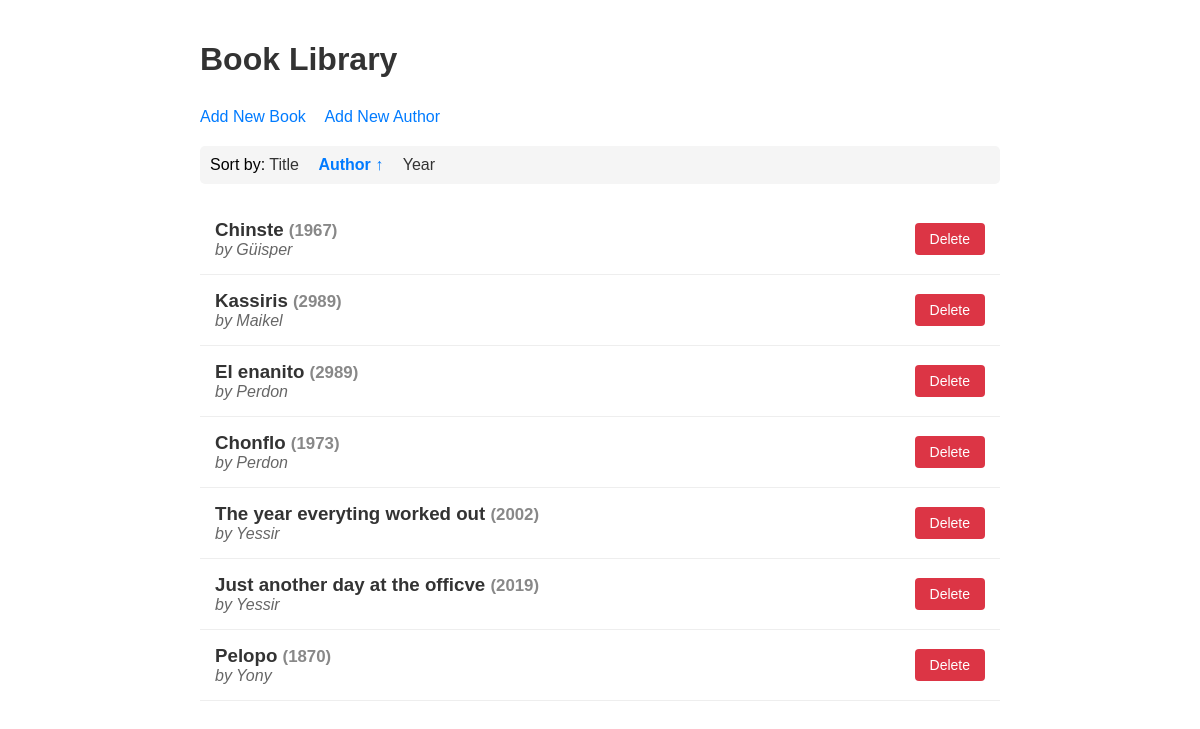
Page /?sort_by=author&order=asc on the committed database.
### data_models.py (models this page shows, shortened)
class Book(db.Model):
    id = db.Column(db.Integer, primary_key=True)
    title = db.Column(db.String(100), nullable=False)
    publication_year = db.Column(db.Integer, nullable=False)
    author_id = db.Column(db.Integer, db.ForeignKey('author.id'), nullable=False)

class Author(db.Model):
    id = db.Column(db.Integer, primary_key=True)
    name = db.Column(db.String(100), nullable=False)
    birth_date = db.Column(db.Date, nullable=False)
    date_of_death = db.Column(db.Date, nullable=True)
    books = db.relationship('Book', backref='author', lazy=True)

### app.py (the view, shortened to what this page needs)
@app.route('/', methods=['GET'])
def homepage():
    sort_by = request.args.get('sort_by', 'title')  # default sort by title
    order = request.args.get('order', 'asc')  # default ascending order
    print('Author.name.desc()->', Author.name.desc())
    if sort_by == 'author':
        if order == 'desc':
            books = Book.query.join(Author).order_by(Author.name.desc()).all()
        else:
            books = Book.query.join(Author).order_by(Author.name.asc()).all()
    return render_template('home.html', books=books, sort_by=sort_by, order=order)

### templates/home.html (shortened to what this page needs)
<!DOCTYPE html>
<html lang="en">
  <head>
    <link
      rel="stylesheet"
      href="{{ url_for('static', filename='styles.css') }}"
    />
  </head>
  <body>
    <h1>Book Library</h1>
    <div class="add-links">
      <a href="{{ url_for('add_book') }}">Add New Book</a>
      <a href="{{ url_for('add_author') }}">Add New Author</a>
    </div>
    <div class="sort-options">
      Sort by:
      <a
        href="{{ url_for('homepage', sort_by='title', order='asc' if sort_by != 'title' or order == 'desc' else 'desc') }}"
        class="sort-link {{ 'active' if sort_by == 'title' }}"
      >
        Title {{ '↓' if sort_by == 'title' and order == 'desc' else '↑' if
      </a>
      <a
        href="{{ url_for('homepage', sort_by='author', order='asc' if sort_by != 'author' or order == 'desc' else 'desc') }}"
        class="sort-link {{ 'active' if sort_by == 'author' }}"
      >
        Author {{ '↓' if sort_by == 'author' and order == 'desc' else '↑' if
        sort_by == 'author' and order == 'asc' else '' }}
      </a>
      <a
        href="{{ url_for('homepage', sort_by='publication_year', order='asc' if sort_by != 'publication_year' or order == 'desc' else 'desc') }}"
        class="sort-link {{ 'active' if sort_by == 'publication_year' }}"
      >
        Year {{ '↓' if sort_by == 'publication_year' and order == 'desc' else
      </a>
    </div>
    {% for book in books %}
    <div class="book-item">
      <div class="book-info">
        <h3 class="book-title">
          {{ book.title }}
          <span class="publication-year">({{ book.publication_year }})</span>
        </h3>
        <div class="author-name">by {{ book.author.name }}</div>
      </div>
      <form
        action="{{ url_for('delete_book', book_id=book.id) }}"
        method="POST"
        style="display: inline"
      >
        <button
          type="submit"
          class="delete-button"
          onclick="return confirm('Are you sure you want to delete this book?')"
        >
          Delete
        </button>
      </form>
    </div>
    {% endfor %}
  </body>
</html>

### static/styles.css (style rules this page uses)
body { font-family: Arial, sans-serif; max-width: 800px; margin: 0 auto; padding: 20px; }
h1 { color: #333; margin-bottom: 30px; }
.sort-options { margin: 20px 0; padding: 10px; background-color: #f5f5f5; border-radius: 5px; }
.sort-link { text-decoration: none; color: #333; margin-right: 15px; }
.sort-link.active { font-weight: bold; color: #007bff; }
.add-links { margin: 20px 0; }
.add-links a { text-decoration: none; color: #007bff; margin-right: 15px; }
.book-item { padding: 15px; border-bottom: 1px solid #eee; display: flex; justify-content: space-between; align-items: center; }
.book-info { flex-grow: 1; }
.book-title { margin: 0; color: #333; }
.author-name { color: #666; font-style: italic; }
.publication-year { color: #888; font-size: 0.9em; }
.delete-button { background-color: #dc3545; color: white; padding: 8px 15px; border: none; border-radius: 4px; cursor: pointer; font-size: 14px; transition: background-color 0.2s; }
input[type="submit"], button { background-color: #007bff; color: white; padding: 10px 20px; border: none; border-radius: 4px; cursor: pointer; font-size: 16px; }

### rows in the picture
Book: title "Chinste", publication_year "1967", author.name "Güisper"
Book: title "Kassiris", publication_year "2989", author.name "Maikel"
Book: title "El enanito", publication_year "2989", author.name "Perdon"
Book: title "Chonflo", publication_year "1973", author.name "Perdon"
Book: title "The year everyting worked out", publication_year "2002", author.name "Yessir"
Book: title "Just another day at the officve", publication_year "2019", author.name "Yessir"
Book: title "Pelopo", publication_year "1870", author.name "Yony"
